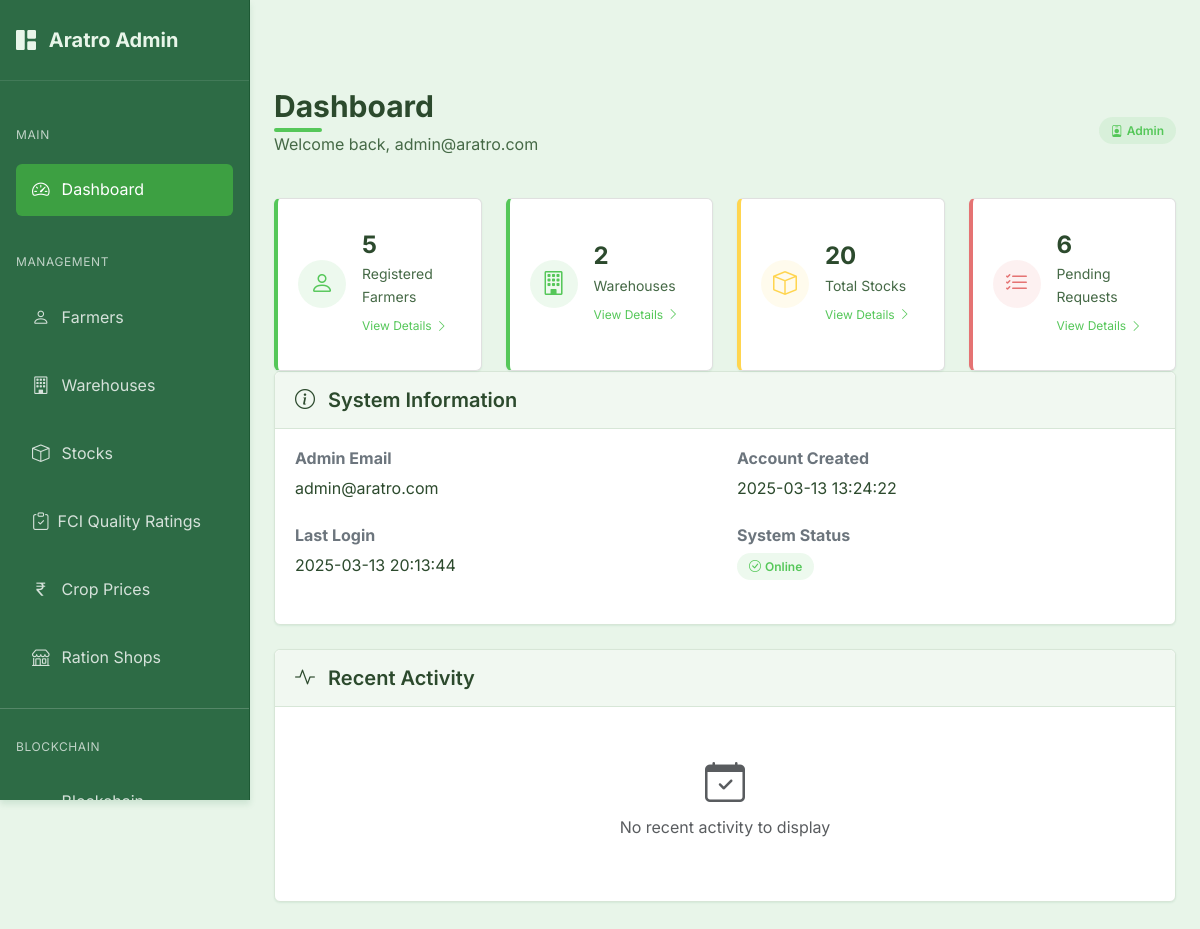
Screenshot of /admin/ (signed in) with the database file from the repository.
### models.py (models this page shows)
class Admin(UserMixin, db.Model):
    id = db.Column(db.Integer, primary_key=True, autoincrement=True)
    email = db.Column(db.String(100), unique=True, nullable=False)
    password_hash = db.Column(db.String(256), nullable=False)
    created_at = db.Column(db.DateTime, default=datetime.utcnow)
    last_login = db.Column(db.DateTime)
    eth_address = db.Column(db.String(42), unique=True, nullable=True)  # Ethereum address for blockchain
    role = 'admin'  # Add a static role attribute
    def get_id(self):
        return f"admin_{self.id}"
    def __repr__(self):
        return f'<Admin {self.email}>'

### routes.py (the view)
@admin.route('/')
@admin_required
def dashboard():
    print(f"Admin dashboard accessed by user: {current_user.id}")
    admin_user = Admin.query.get(current_user.id)
    farmer_count = Farmer.query.count()
    warehouse_count = Warehouse.query.count()
    stock_count = Stock.query.count()
    pending_requests = StockRequest.query.filter_by(status='pending').count()
    print(f"Dashboard stats: farmers={farmer_count}, warehouses={warehouse_count}, stocks={stock_count}, pending={pending_requests}")
    return render_template('admin/dashboard.html',
                          admin_user=admin_user,
                          farmer_count=farmer_count,
                          warehouse_count=warehouse_count,
                          stock_count=stock_count,
                          pending_requests=pending_requests)

### app.py (called while the page is built)
@login_manager.user_loader
def load_user(user_id):
    try:
        if user_id.startswith('admin_'):
            admin_id = int(user_id.split('_')[1])
            return Admin.query.get(admin_id)
        else:
            return User.query.get(int(user_id))
    except Exception as e:
        logger.error(f"Error loading user: {e}")
        return None

@app.teardown_request
def teardown_request(exception=None):
    if exception:
        try:
            db.session.rollback()
            logger.warning(f"Transaction rolled back due to exception: {str(exception)}")
        except Exception as e:
            logger.error(f"Error during rollback: {str(e)}")
    try:
        db.session.rollback()
        db.session.remove()
    except Exception as e:
        logger.error(f"Error removing session: {str(e)}")

### routes.py (called while the page is built)
@admin.context_processor
def inject_admin_data():
    admin_data = {'current_user': current_user}
    if current_user.is_authenticated:
        admin_user = Admin.query.get(current_user.id)
        if admin_user:
            admin_data['admin_user'] = admin_user
    return admin_data

### templates/admin/dashboard.html (shortened to what this page needs)
{% extends "admin/base_admin.html" %}
{% block admin_content %}
<div class="page-header d-flex justify-content-between align-items-center">
    <div>
        <h1 class="page-title">Dashboard</h1>
        <p class="page-subtitle">Welcome back, {{ admin_user.email }}</p>
    </div>
    <div>
        <span class="admin-badge admin-badge-primary">
            <i class="bi bi-person-badge me-1"></i>
            Admin
        </span>
    </div>
</div>
<div class="row">
    <div class="col-xl-3 col-md-6">
        <div class="stats-card stats-card-primary">
            <div class="stats-icon stats-icon-primary">
                <i class="bi bi-person"></i>
            </div>
            <div class="stats-content">
                <h3 class="stats-value">{{ farmer_count }}</h3>
                <p class="stats-label">Registered Farmers</p>
                <a href="{{ url_for('admin.farmers') }}" class="stats-link">
                    View Details <i class="bi bi-chevron-right ms-1"></i>
                </a>
            </div>
        </div>
    </div>
    <div class="col-xl-3 col-md-6">
        <div class="stats-card stats-card-success">
            <div class="stats-icon stats-icon-success">
                <i class="bi bi-building"></i>
            </div>
            <div class="stats-content">
                <h3 class="stats-value">{{ warehouse_count }}</h3>
                <p class="stats-label">Warehouses</p>
                <a href="{{ url_for('admin.warehouses') }}" class="stats-link">
                    View Details <i class="bi bi-chevron-right ms-1"></i>
                </a>
            </div>
        </div>
    </div>
    <div class="col-xl-3 col-md-6">
        <div class="stats-card stats-card-warning">
            <div class="stats-icon stats-icon-warning">
                <i class="bi bi-box"></i>
            </div>
            <div class="stats-content">
                <h3 class="stats-value">{{ stock_count }}</h3>
                <p class="stats-label">Total Stocks</p>
                <a href="{{ url_for('admin.stocks') }}" class="stats-link">
                    View Details <i class="bi bi-chevron-right ms-1"></i>
                </a>
            </div>
        </div>
    </div>
    <div class="col-xl-3 col-md-6">
        <div class="stats-card stats-card-danger">
            <div class="stats-icon stats-icon-danger">
                <i class="bi bi-list-check"></i>
            </div>
            <div class="stats-content">
                <h3 class="stats-value">{{ pending_requests }}</h3>
                <p class="stats-label">Pending Requests</p>
                <a href="{{ url_for('admin.requests') }}" class="stats-link">
                    View Details <i class="bi bi-chevron-right ms-1"></i>
                </a>
            </div>
        </div>
    </div>
</div>
<div class="admin-card">
    <div class="admin-card-header">
        <h5 class="admin-card-title">
            <i class="bi bi-info-circle me-2"></i>
            System Information
        </h5>
    </div>
    <div class="admin-card-body">
        <div class="row">
            <div class="col-md-6">
                <div class="mb-4">
                    <h6 class="fw-bold text-secondary mb-2">Admin Email</h6>
                    <p class="mb-0">{{ admin_user.email }}</p>
                </div>
                <div class="mb-4">
                    <h6 class="fw-bold text-secondary mb-2">Last Login</h6>
                    <p class="mb-0">{{ admin_user.last_login.strftime('%Y-%m-%d %H:%M:%S') if admin_user.last_login else 'First login' }}</p>
                </div>
            </div>
            <div class="col-md-6">
                <div class="mb-4">
                    <h6 class="fw-bold text-secondary mb-2">Account Created</h6>
                    <p class="mb-0">{{ admin_user.created_at.strftime('%Y-%m-%d %H:%M:%S') }}</p>
                </div>
                <div class="mb-4">
                    <h6 class="fw-bold text-secondary mb-2">System Status</h6>
                    <p class="mb-0">
                        <span class="admin-badge admin-badge-success">
                            <i class="bi bi-check-circle me-1"></i>
                            Online
                        </span>
                    </p>
                </div>
            </div>
        </div>
    </div>
</div>
<div class="admin-card">
    <div class="admin-card-header">
        <h5 class="admin-card-title">
            <i class="bi bi-activity me-2"></i>
            Recent Activity
        </h5>
    </div>
    <div class="admin-card-body">
        <div class="d-flex align-items-center justify-content-center py-4">
            <div class="text-center text-muted">
                <i class="bi bi-calendar-check fs-1 mb-3"></i>
                <p>No recent activity to display</p>
            </div>
        </div>
    </div>
</div>
{% endblock %}

### static/css/style.css (style rules this page uses)
:root { --primary-color: #55c759; --primary-dark: #3da042; --primary-light: #7ed681; --secondary-color: #358856; --secondary-dark: #246b3d; --secondary-light: #4a9d6a; --accent-1: #92d275; --accent-2: #6ab04c; --accent-3: #437c2d; --background-color: #e8f5e9; --surface-color: #f1f8f1; --surface-hover: #e1efe1; --text-primary: #2c4a2d; --text-secondary: #456946; --text-light: #588559; --success-color: #55c759; --error-color: #e57373; --error-color-rgb: 229, 115, 115; --warning-color: #ffd54f; --info-color: #4db6ac; --border-color: #d7e6d7; --border-radius: 0.375rem; --shadow-sm: 0 1px 2px rgba(53, 136, 86, 0.1); --shadow-md: 0 4px 6px rgba(53, 136, 86, 0.15); --shadow-lg: 0 10px 15px rgba(53, 136, 86, 0.2); --spacing-xs: 0.25rem; --spacing-sm: 0.5rem; --spacing-md: 1rem; --spacing-lg: 1.5rem; --spacing-xl: 2rem; --font-family: 'Inter', system-ui, -apple-system, BlinkMacSystemFont, 'Segoe UI', Roboto, Oxygen, Ubuntu, Cantarell, 'Open Sans', 'Helvetica Neue', sans-serif; }
* { margin: 0; padding: 0; box-sizing: border-box; }
body { font-family: var(--font-family); background-color: var(--background-color); color: var(--text-primary); line-height: 1.6; min-height: 100vh; }
h1, h2, h3, h4, h5, h6 { margin-bottom: var(--spacing-md); color: var(--text-primary); font-weight: 600; }
h1 { font-size: 1.875rem; position: relative; display: inline-block; margin-bottom: 1.5rem; }
h1::after { content: ''; position: absolute; bottom: -0.5rem; left: 0; width: 3rem; height: 0.25rem; background: var(--primary-color); border-radius: 0.125rem; }
.text-center { text-align: center; }
.mb-2 { margin-bottom: 0.5rem; }
.mb-3 { margin-bottom: 1rem; }
.mb-4 { margin-bottom: 1.5rem; }
.stats-card { background-color: white; border-radius: 0.5rem; box-shadow: 0 4px 6px rgba(0, 0, 0, 0.1); overflow: hidden; transition: all 0.3s ease; border: 1px solid #e0e0e0; height: 100%; }
.stats-icon { width: 48px; height: 48px; border-radius: 50%; display: flex; align-items: center; justify-content: center; margin-right: 1rem; font-size: 1.5rem; }
.stats-label { font-size: 0.875rem; color: #718096; margin: 0; }
body { font-family: var(--font-family); background-color: var(--background-color); color: var(--text-primary); line-height: 1.6; padding-top: 4rem; min-height: 100vh; }

### rows the page displays
Admin: email "admin@aratro.com", last_login "2025-03-13 20:13:44", created_at "2025-03-13 13:24:22"

### other values shown
{{ farmer_count }} "5"
{{ warehouse_count }} "2"
{{ stock_count }} "20"
{{ pending_requests }} "6"
